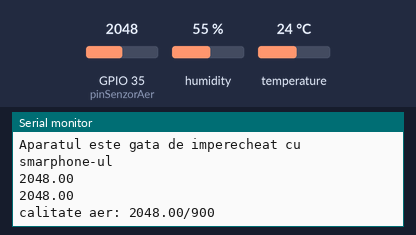
The sketch below on a simulated ESP32. Parts: the last lines printed to the serial monitor. The test bench sets the inputs (shaded band); at power-on: GPIO 35 (pinSenzorAer) = 2048, humidity 55 %, temperature 24 °C. Nothing arrives over Bluetooth unless stated.

Above: at 18.0 s.
18.1 s: GPIO 35 (pinSenzorAer) set to 2866
At 20.5 s:
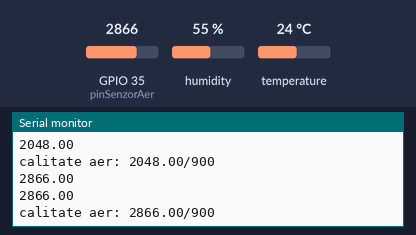
33.1 s: GPIO 35 (pinSenzorAer) set to 3603
At 41.0 s:
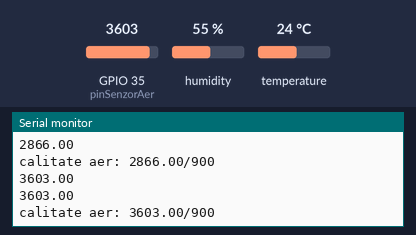
Timing chart, 0 to 42.5 s (numbered marks = the images above; inputs shaded):
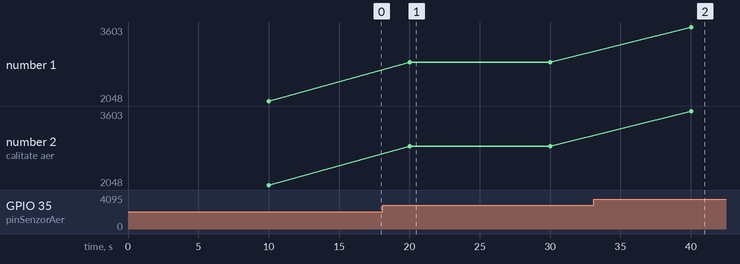

The sketch:

main.ino
```cpp
//Aplicatia preia informatii din aer(temperatura, umiditatea, calitatea aerului) si le trimite prin bluetooth pe smarphone(aplicatia bluetooth terminal)

//biblioteci
#include "BluetoothSerial.h"
#include "DHT.h"


//definire detalii senzor
String locatieDevice="Room1";

//definire sensor calitate aer + variabile
int pinSenzorAer = 35;
float senzorAer;
float umiditate;
float temperatura;
String temperatureString = "";
String umiditateString="";
String calitateAerString="";

//definire sensor DHT22(temperatura+umiditate) +  variabile
#define DHTPIN 4
#define DHTTYPE DHT22
DHT dht(DHTPIN, DHTTYPE);


//definire obiecte Bluetooth
BluetoothSerial SerialBT;
#if !defined(CONFIG_BT_ENABLED) || !defined(CONFIG_BLUEDROID_ENABLED)
#error Bluetooth is not enabled! Please run `make menuconfig` to and enable it
#endif


void setup() {
//pornire senzori umiditate+aer:
  dht.begin();
//pornire terminal pc pentru debug:
  Serial.begin(115200);
//setare nume aparat bluetooth:
  SerialBT.begin("ESP32");
//afisare in terminalul PC caa setarile initiale au fost efectuate:
  Serial.println("Aparatul este gata de imperecheat cu smarphone-ul");
}

void loop() {
//delay de 10 secunde la fiecare iteratie:
  delay(10000);
//apelare functie de citire a informatiilor receptate de senzorului de calitate al aerului:
  CitireSenzorAer();
//apelare functie de citire a informatiilor receptate de senzori de umiditate si temperatura:
  CitireDHTSensors();
//apelarea functiei prin care se trimit informatiile catre telefon:
  trimitereParametriiBluetooth();
}


void trimitereParametriiBluetooth(){
  umiditateString= "umiditate: "+ String(umiditate)+" %";
  temperatureString = "temperatura: "+String(temperatura)+" *C";
  calitateAerString = "calitate aer: "+String(senzorAer)+ "/900";
  Serial.println(senzorAer);
    Serial.println(senzorAer);

    Serial.println(calitateAerString);

  SerialBT.println(temperatureString);
  SerialBT.println(umiditateString);
  SerialBT.println(calitateAerString);
  SerialBT.println();
  SerialBT.println();
}

void CitireSenzorAer(){
  senzorAer=analogRead(pinSenzorAer);
}

void CitireDHTSensors(){
umiditate= dht.readHumidity();
temperatura = dht.readTemperature();

}
```

Measured:
- after the input at 18.1 s, the serial monitor: prints a new line after 1.9 s (image 1)
- after the input at 33.1 s, the serial monitor: prints a new line after 6.9 s (image 2)
- plotted number 1: 2048 → 2866 after the input at 18.1 s, 2866 → 3603 after the input at 33.1 s
- plotted number 2: 2048 → 2866 after the input at 18.1 s, 2866 → 3603 after the input at 33.1 s
